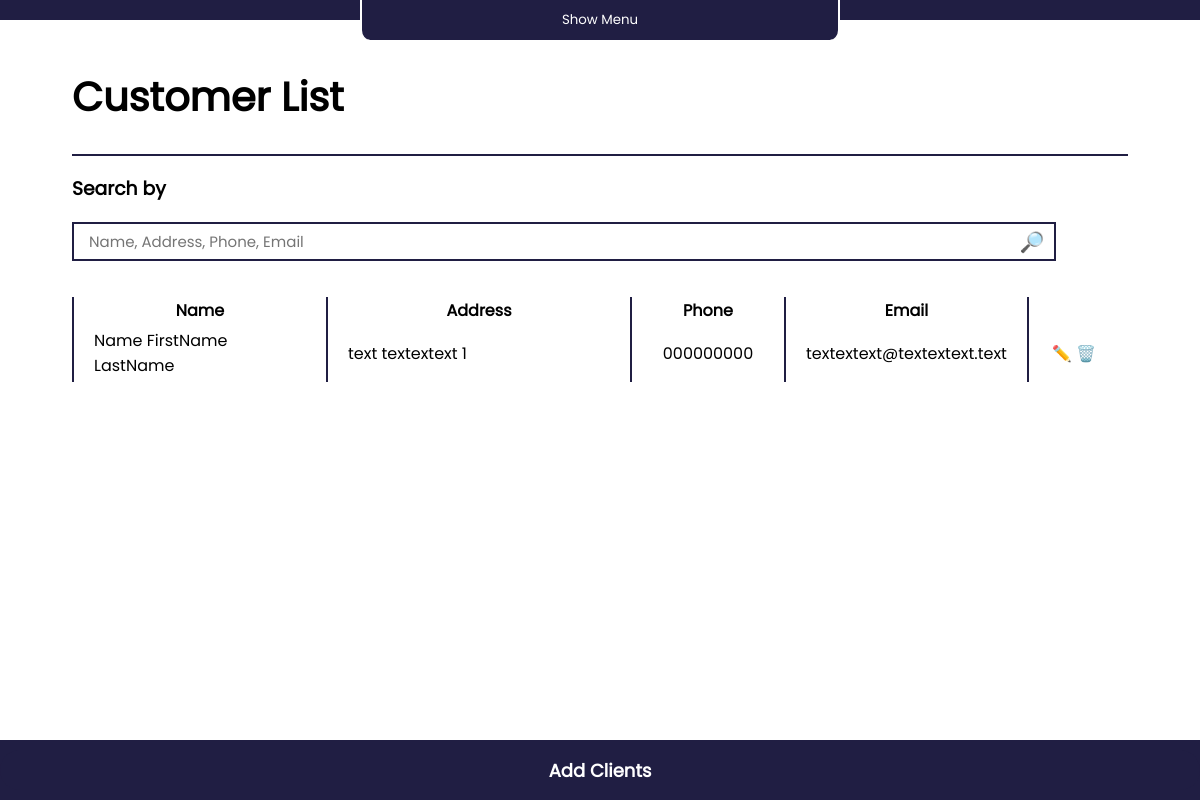
Screenshot of /clients/ (signed in) with the database file from the repository.
### webapp/models.py (models this page shows, shortened)
class Clients(models.Model):
        id = models.UUIDField(
                default=uuid_lib.uuid4,
                unique=True,
                primary_key=True,
                editable=False
        )
        user = models.ForeignKey(User, on_delete=models.CASCADE)
        name = models.CharField(max_length=100)
        address = models.CharField(max_length=200)
        phone = models.CharField(max_length=15)
        email = models.EmailField()

### webapp/views.py (the view, shortened to what this page needs)
# urls.py: path('clients/', views.clients, name='clients'),
@login_required
def clients(request):
    if request.method == 'GET':
        query = request.GET.get('q', '')
        if query:
            clients = Clients.objects.filter(user=request.user).filter(Q(name__icontains=query) | Q(address__icontains=query)| Q(phone__icontains=query)| Q(email__icontains=query))
        else:
            clients = Clients.objects.filter(user=request.user)
        return render(request, 'container_templates/clients.html', {'clients': clients, 'form': clientForm(), 'query': query})

### webapp/forms.py
class clientForm(forms.ModelForm):
    class Meta:
        model = Clients
        fields = ['name', 'address', 'phone', 'email']

### webapp/templates/container_templates/clients.html (shortened to what this page needs)
{% extends "../template.html" %}
{% load i18n %}
{% block content %}
<link rel="stylesheet" href="/static/styles/main.css">
<link rel="stylesheet" href="/static/styles/clients.css">
<div class="div-generalTitle">
    <h1>{% if is_update %}{% trans "Edit Client" %}{% else %}{% trans "Customer List" %}{% endif %}</h1>
</div>
    <div id="div-contenido">
        <div id="div-searchEngine" {% if is_update %} style="visibility: hidden;" {% else %} style="visibility: visible" {% endif %}>
            <h3>{% trans "Search by" %}</h3>
            <form id="form-searchEngine" method="GET" action="">
                <input type="text" name="q" placeholder="Name, Address, Phone, Email" value="{{ query }}">
                <button type="submit">{% trans "🔎" %}</button>
            </form>
        </div>
        <div id="div-generalTable" {% if is_update %} style="display: none;" {% else %} style="display: block;" {% endif %}>
            <table id="table-clientsList">
                <thead>
                    <tr>
                        <th id="clientsList-th-name">{% trans "Name" %}</th>
                        <th id="clientsList-th-address">{% trans "Address" %}</th>
                        <th id="clientsList-th-phone">{% trans "Phone" %}</th>
                        <th id="clientsList-th-email">{% trans "Email" %}</th>
                    </tr>
                </thead>
                <tbody>
                    {% for client in clients %}
                    <tr>
                        <td id="clientsList-td-name">{{ client.name }}</td>
                        <td id="clientsList-td-address">{{ client.address }}</td>
                        <td id="clientsList-td-phone">{{ client.phone }}</td>
                        <td id="clientsList-td-email">{{ client.email }}</td>
                        <td id="clientsList-td-options">
                            <a href="/clients/update/{{ client.id }}">✏️</a>
                            <a href="/clients/delete/{{ client.id }}">🗑️</a>
                        </td>
                    </tr>
                    {% endfor %}
                </tbody>
            </table>
        </div>
    </div>
<footer>
    {% if is_update %}
    <a href="/clients"><button id="button-GoBack">{% trans "Back" %}</button></a>
    {% else %}
    <button id="Button-addObject-footer">{% trans "Add Clients" %}</button>
    {% endif %}
</footer>
{% endblock %}

### webapp/static/styles/hud_style.css (style rules this page uses)
* { font-family: Poppins; overflow: hidden; }
#div-generalTable { overflow: scroll; }
body { margin: 0px; }
@media only screen and (max-device-width : 1020px ) { html { overflow: auto; } }

### webapp/static/styles/main.css (style rules this page uses)
#contenido a { text-decoration: none; }
.div-generalTitle { margin-left: 6%; margin-right: 6%; font-size: 20px; border-bottom: 2px solid #201E43; }
#div-searchEngine { margin-left: 6%; }
#form-searchEngine { border: #201E43 solid 2px; width: 90%; position: relative; }
#form-searchEngine input { width: 80%; padding-left: 23px; padding-top: 5px; padding-bottom: 5px; font-weight: 540; font-size: 15px; outline: none; border: none; }
#form-searchEngine button { border: none; background-color: white; color: #201E43; font-size: 20px; padding-right: 20px; padding-top: 2px; float: right; position: absolute; right: 0px; }
#div-contenido { height: 100%; }
#div-generalTable { margin-top: 3%; margin-left: 6%; margin-right: 3%; margin-bottom: 50px; height: 75%; width: 86%; }
table { width: 98%; border-collapse: collapse; }
td { text-align: left; padding-left: 20px; padding-top: 4px; padding-bottom: 4px; padding-right: 20px; }
th, td { border-left: solid 2px #201E43; }
footer { background-color: #201E43; }
footer button { border-radius: 30px; float: right; width: 100%; height: 40px; margin-top: 10px; margin-bottom: 10px; text-align: center; font-size: large; color: white; background-color: #201E43; border: none; font-weight: bold; }
@media only screen and (max-device-width : 1020px) { #div-searchEngine { margin-right: 6%; } }
@media only screen and (max-device-width : 1020px) { #form-searchEngine { border: #201E43 solid 2px; width: 90%; position: relative; } }
@media only screen and (max-device-width : 1020px) { #form-searchEngine { padding-right:15px; padding-left: 15px; padding-top: 5px; padding-bottom: 5px; } }
@media only screen and (max-device-width : 1020px) { #form-searchEngine input { width: 90%; padding: 0; } }
@media only screen and (max-device-width : 1020px) { #form-searchEngine button { border: none; background-color: white; color: #201E43; font-size: 20px; padding: 0; position: absolute; right: 10px; bottom: 2px; } }

### webapp/static/styles/clients.css (style rules this page uses)
#clientsList-th-email { border-right: solid 2px #201E43; }
#clientsList-th-name { min-width: 250px; }
#clientsList-th-address { min-width: 300px; }
#clientsList-th-phone { min-width: 150px; }
#clientsList-th-email { min-width: 200px; }
#clientsList-td-email { border-right: solid 2px #201E43; }
#clientsList-td-phone { text-align: center; }
#clientsList-td-options { border-left: none; text-align: center; padding-right: 25px; min-width: 50px; }

### rows the page displays
Clients: name "Name FirstName LastName", address "text textextext 1", phone "000000000", email "textextext@textextext.text"
